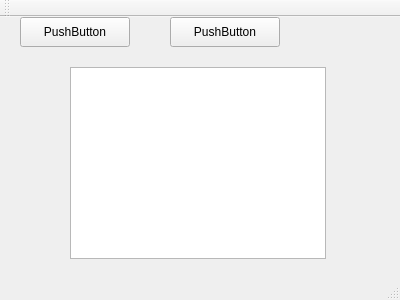
<?xml version="1.0" encoding="UTF-8"?>
<ui version="4.0">
 <class>MainWindowo</class>
 <widget class="QMainWindow" name="MainWindowo">
  <property name="geometry">
   <rect>
    <x>0</x>
    <y>0</y>
    <width>400</width>
    <height>300</height>
   </rect>
  </property>
  <property name="windowTitle">
   <string>MainWindowo</string>
  </property>
  <widget class="QWidget" name="centralWidget">
   <widget class="QPushButton" name="pushButton">
    <property name="geometry">
     <rect>
      <x>20</x>
      <y>0</y>
      <width>110</width>
      <height>30</height>
     </rect>
    </property>
    <property name="text">
     <string>PushButton</string>
    </property>
   </widget>
   <widget class="QPushButton" name="pushButton_2">
    <property name="geometry">
     <rect>
      <x>170</x>
      <y>0</y>
      <width>110</width>
      <height>30</height>
     </rect>
    </property>
    <property name="text">
     <string>PushButton</string>
    </property>
   </widget>
   <widget class="QListWidget" name="padLayoutlw">
    <property name="geometry">
     <rect>
      <x>70</x>
      <y>50</y>
      <width>256</width>
      <height>192</height>
     </rect>
    </property>
   </widget>
  </widget>
  <widget class="QMenuBar" name="menuBar">
   <property name="geometry">
    <rect>
     <x>0</x>
     <y>0</y>
     <width>400</width>
     <height>28</height>
    </rect>
   </property>
  </widget>
  <widget class="QToolBar" name="mainToolBar">
   <attribute name="toolBarArea">
    <enum>TopToolBarArea</enum>
   </attribute>
   <attribute name="toolBarBreak">
    <bool>false</bool>
   </attribute>
  </widget>
  <widget class="QStatusBar" name="statusBar"/>
 </widget>
 <layoutdefault spacing="6" margin="11"/>
 <resources/>
 <connections/>
</ui>
